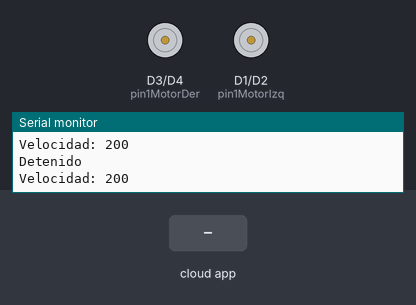
The sketch below on a simulated ESP8266 (NodeMCU). On the bench: motor-driver pin pairs drawn as motors (green arrow = first pin HIGH = forward, orange = second pin HIGH = backward, longer = more drive, scaled by the enable pin), the last lines printed to the serial monitor. The inputs (shaded band) are chosen by the test bench. WiFi joins after 1.5 s; servers stay silent unless stated.

Above: at 2.7 s.
2.8 s: the phone or cloud app sets vpin5Velocidad to 25
4.5 s: the phone or cloud app sets vPin1Adelante to 1
At 5.6 s:
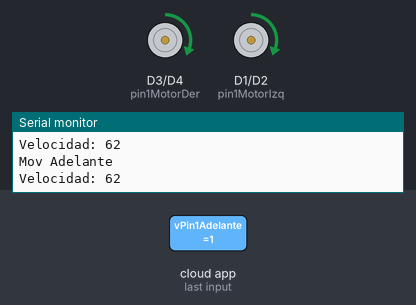
6.0 s: the phone or cloud app sets vPin2Atras to 1
At 6.7 s:
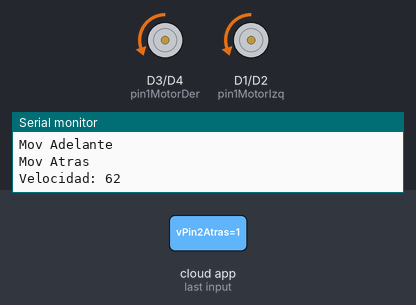
7.5 s: the phone or cloud app sets vPin3Izquierda to 1
At 8.9 s:
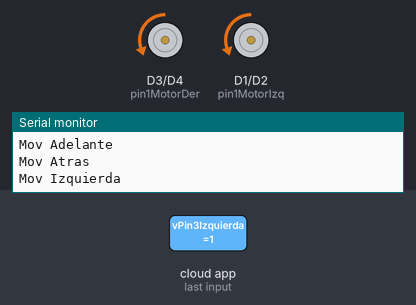
10.5 s: the phone or cloud app sets vPin4Derecha to 1
13.5 s: the phone or cloud app sets vpin5Velocidad to 0
At 14.0 s:
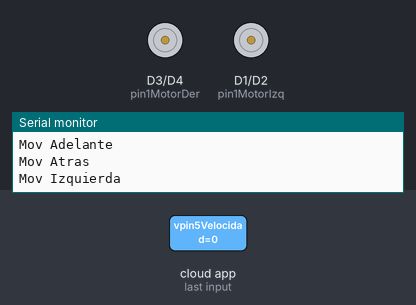
Timing chart, 0 to 16.1 s (numbered marks = the images above; inputs shaded):
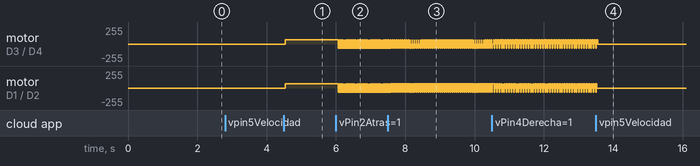

Measured:
- after the input at 4.5 s, motor on D3 (pin1MotorDer) / D4 (pin2MotorDer), motor on D1 (pin1MotorIzq) / D2 (pin2MotorIzq): stopped → forward 62/255 at once
- after the input at 6.0 s, motor on D3 (pin1MotorDer) / D4 (pin2MotorDer), motor on D1 (pin1MotorIzq) / D2 (pin2MotorIzq): alternates forward 62/255 for 0.01 s and backward 62/255 for 0.03 s, starting after 0.06 s
- after the input at 7.5 s, motor on D1 (pin1MotorIzq) / D2 (pin2MotorIzq): alternates forward 62/255 for 0.04 s and backward 62/255 for 0.02 s, starting after 0.19 s
- after the input at 13.5 s, motor on D1 (pin1MotorIzq) / D2 (pin2MotorIzq): goes on until 13.5 s, then stays stopped

The sketch:

projectoColegio_oct15a.ino
```cpp
#include "arduino_secrets.h"
/*
  Sketch generated by the Arduino IoT Cloud Thing "Untitled"
  https://create.arduino.cc/cloud/things/8ac0edb9-75f8-4c35-88e1-9bc5763afbc5

  Arduino IoT Cloud Variables description

  The following variables are automatically generated and updated when changes are made to the Thing

  int vpin5Velocidad;
  bool vPin1Adelante;
  bool vPin2Atras;
  bool vPin3Izquierda;
  bool vPin4Derecha;

  Variables which are marked as READ/WRITE in the Cloud Thing will also have functions
  which are called when their values are changed from the Dashboard.
  These functions are generated with the Thing and added at the end of this sketch.
*/

#include "thingProperties.h"

#define pin1MotorIzq D1
#define pin2MotorIzq D2
#define pin1MotorDer D3
#define pin2MotorDer D4

#define enableIzq D5
#define enableDer D6

int velocidad = 200;


void setup() {
  // Initialize serial and wait for port to open:
  Serial.begin(9600);
  // This delay gives the chance to wait for a Serial Monitor without blocking if none is found
  delay(1500);

  pinMode(pin1MotorIzq, OUTPUT);
  pinMode(pin2MotorIzq, OUTPUT);
  pinMode(pin1MotorDer, OUTPUT);
  pinMode(pin2MotorDer, OUTPUT);

  // Defined in thingProperties.h
  initProperties();

  // Connect to Arduino IoT Cloud
  ArduinoCloud.begin(ArduinoIoTPreferredConnection);

  /*
     The following function allows you to obtain more information
     related to the state of network and IoT Cloud connection and errors
     the higher number the more granular information you’ll get.
     The default is 0 (only errors).
     Maximum is 4
  */
  setDebugMessageLevel(2);
  ArduinoCloud.printDebugInfo();
}

void loop() {
  ArduinoCloud.update();
  // Your code here
  iniciarCarro();

}

void iniciarCarro() {
  analogWrite(enableIzq, velocidad);
  analogWrite(enableDer, velocidad);

  if (vPin1Adelante) {
    Serial.println("Mov Adelante");
    adelante();
  }

  if (vPin2Atras) {
    Serial.println("Mov Atras");
    atras();
  }

  if (vPin3Izquierda) {
    Serial.println("Mov Izquierda");
    izquierda();
  }

  if (vPin4Derecha) {
    Serial.println("Mov Drecha");
    derecha();
  }

  if (!vPin1Adelante && !vPin2Atras && !vPin3Izquierda && !vPin4Derecha) {
    Serial.println("Detenido");
    detener();
  }
  Serial.println("Velocidad: " + String(velocidad));

}

void adelante() {
  //  analogWrite(enableIzq, velocidad);
  //  analogWrite(enableDer, velocidad);
  digitalWrite(pin1MotorIzq, 1);
  digitalWrite(pin2MotorIzq, 0);
  digitalWrite(pin1MotorDer, 1);
  digitalWrite(pin2MotorDer, 0);
}

void atras() {
  digitalWrite(pin1MotorIzq, 0);
  digitalWrite(pin2MotorIzq, 1);
  digitalWrite(pin1MotorDer, 0);
  digitalWrite(pin2MotorDer, 1);
}

void izquierda() {
  digitalWrite(pin1MotorIzq, 1);
  digitalWrite(pin2MotorIzq, 0);
  digitalWrite(pin1MotorDer, 0);
  digitalWrite(pin2MotorDer, 0);
}

void derecha() {
  digitalWrite(pin1MotorIzq, 0);
  digitalWrite(pin2MotorIzq, 0);
  digitalWrite(pin1MotorDer, 1);
  digitalWrite(pin2MotorDer, 0);
}

void detener() {
  digitalWrite(pin1MotorIzq, 0);
  digitalWrite(pin2MotorIzq, 0);
  digitalWrite(pin1MotorDer, 0);
  digitalWrite(pin2MotorDer, 0);
}


/*
  Since VPin1Adelante is READ_WRITE variable, onVPin1AdelanteChange() is
  executed every time a new value is received from IoT Cloud.
*/
void onVPin1AdelanteChange()  {
  // Add your code here to act upon VPin1Adelante change
  Serial.println("Adelante: " + String(vPin1Adelante));
}

/*
  Since VPin2Atras is READ_WRITE variable, onVPin2AtrasChange() is
  executed every time a new value is received from IoT Cloud.
*/
void onVPin2AtrasChange()  {
  // Add your code here to act upon VPin2Atras change
  Serial.println("Atras: " + String(vPin2Atras));

}

/*
  Since VPin3Izquierda is READ_WRITE variable, onVPin3IzquierdaChange() is
  executed every time a new value is received from IoT Cloud.
*/
void onVPin3IzquierdaChange()  {
  // Add your code here to act upon VPin3Izquierda change
  Serial.println("Izquierda: " + String(vPin3Izquierda));

}

/*
  Since VPin4Derecha is READ_WRITE variable, onVPin4DerechaChange() is
  executed every time a new value is received from IoT Cloud.
*/
void onVPin4DerechaChange()  {
  // Add your code here to act upon VPin4Derecha change
  Serial.println("Derecha: " + String(vPin4Derecha));

}


/*
  Since Vpin5Velocidad is READ_WRITE variable, onVpin5VelocidadChange() is
  executed every time a new value is received from IoT Cloud.
*/
void onVpin5VelocidadChange()  {
  // Add your code here to act upon Vpin5Velocidad change
  velocidad = (vpin5Velocidad * 250) / 100;
  Serial.println("Velocidad: " + String(velocidad));

}
```

arduino_secrets.h
```cpp
#define SECRET_SSID "Exbinario_ext"
#define SECRET_OPTIONAL_PASS "a1a2a3a4a5"
#define SECRET_DEVICE_KEY "MXLQY6DDDKSSC7E4AJ5O"
```

thingProperties.h
```cpp
// Code generated by Arduino IoT Cloud, DO NOT EDIT.

#include <ArduinoIoTCloud.h>
#include <Arduino_ConnectionHandler.h>

const char DEVICE_LOGIN_NAME[]  = "fd5a1f36-aeab-4553-a560-2a977575fdef";

const char SSID[]               = SECRET_SSID;    // Network SSID (name)
const char PASS[]               = SECRET_OPTIONAL_PASS;    // Network password (use for WPA, or use as key for WEP)
const char DEVICE_KEY[]  = SECRET_DEVICE_KEY;    // Secret device password

void onVpin5VelocidadChange();
void onVPin1AdelanteChange();
void onVPin2AtrasChange();
void onVPin3IzquierdaChange();
void onVPin4DerechaChange();

int vpin5Velocidad;
bool vPin1Adelante;
bool vPin2Atras;
bool vPin3Izquierda;
bool vPin4Derecha;

void initProperties(){

  ArduinoCloud.setBoardId(DEVICE_LOGIN_NAME);
  ArduinoCloud.setSecretDeviceKey(DEVICE_KEY);
  ArduinoCloud.addProperty(vpin5Velocidad, READWRITE, ON_CHANGE, onVpin5VelocidadChange);
  ArduinoCloud.addProperty(vPin1Adelante, READWRITE, ON_CHANGE, onVPin1AdelanteChange);
  ArduinoCloud.addProperty(vPin2Atras, READWRITE, ON_CHANGE, onVPin2AtrasChange);
  ArduinoCloud.addProperty(vPin3Izquierda, READWRITE, ON_CHANGE, onVPin3IzquierdaChange);
  ArduinoCloud.addProperty(vPin4Derecha, READWRITE, ON_CHANGE, onVPin4DerechaChange);

}

WiFiConnectionHandler ArduinoIoTPreferredConnection(SSID, PASS);
```
